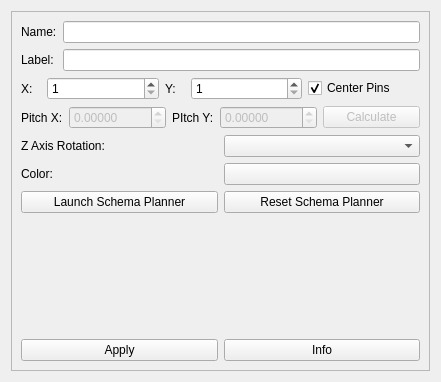
<?xml version="1.0" encoding="UTF-8"?>
<ui version="4.0">
 <class>RGGEditAssemblyParameters</class>
 <widget class="QWidget" name="RGGEditAssemblyParameters">
  <property name="geometry">
   <rect>
    <x>0</x>
    <y>0</y>
    <width>441</width>
    <height>382</height>
   </rect>
  </property>
  <property name="windowTitle">
   <string>Form</string>
  </property>
  <layout class="QGridLayout" name="gridLayout_3">
   <item row="0" column="0">
    <widget class="QScrollArea" name="scrollArea">
     <property name="widgetResizable">
      <bool>true</bool>
     </property>
     <widget class="QWidget" name="scrollAreaWidgetContents">
      <property name="geometry">
       <rect>
        <x>0</x>
        <y>0</y>
        <width>421</width>
        <height>362</height>
       </rect>
      </property>
      <layout class="QVBoxLayout" name="verticalLayout">
       <item>
        <layout class="QGridLayout" name="nameLabelLayout">
         <item row="0" column="0">
          <widget class="QLabel" name="labelLabel">
           <property name="text">
            <string>Name:</string>
           </property>
          </widget>
         </item>
         <item row="1" column="0">
          <widget class="QLabel" name="nameLabel">
           <property name="text">
            <string>Label:</string>
           </property>
          </widget>
         </item>
         <item row="1" column="1">
          <widget class="QLineEdit" name="labelLineEdit"/>
         </item>
         <item row="0" column="1">
          <widget class="QLineEdit" name="nameLineEdit"/>
         </item>
        </layout>
       </item>
       <item>
        <layout class="QHBoxLayout" name="latticeLayout">
         <item>
          <widget class="QLabel" name="latticeXLabel">
           <property name="sizePolicy">
            <sizepolicy hsizetype="Fixed" vsizetype="Minimum">
             <horstretch>0</horstretch>
             <verstretch>0</verstretch>
            </sizepolicy>
           </property>
           <property name="minimumSize">
            <size>
             <width>20</width>
             <height>0</height>
            </size>
           </property>
           <property name="maximumSize">
            <size>
             <width>5</width>
             <height>16777215</height>
            </size>
           </property>
           <property name="text">
            <string>X:</string>
           </property>
          </widget>
         </item>
         <item>
          <widget class="QSpinBox" name="latticeXSpinBox">
           <property name="minimum">
            <number>1</number>
           </property>
           <property name="maximum">
            <number>999</number>
           </property>
          </widget>
         </item>
         <item>
          <widget class="QLabel" name="latticeYLabel">
           <property name="sizePolicy">
            <sizepolicy hsizetype="Fixed" vsizetype="Preferred">
             <horstretch>0</horstretch>
             <verstretch>0</verstretch>
            </sizepolicy>
           </property>
           <property name="minimumSize">
            <size>
             <width>20</width>
             <height>0</height>
            </size>
           </property>
           <property name="text">
            <string>Y:</string>
           </property>
          </widget>
         </item>
         <item>
          <widget class="QSpinBox" name="latticeYSpinBox">
           <property name="minimum">
            <number>1</number>
           </property>
           <property name="maximum">
            <number>999</number>
           </property>
          </widget>
         </item>
         <item>
          <widget class="QCheckBox" name="centerPinsCheckbox">
           <property name="text">
            <string>Center Pins</string>
           </property>
           <property name="checked">
            <bool>true</bool>
           </property>
          </widget>
         </item>
        </layout>
       </item>
       <item>
        <layout class="QHBoxLayout" name="pitchLayout">
         <item>
          <widget class="QLabel" name="pitchXLabel">
           <property name="sizePolicy">
            <sizepolicy hsizetype="Fixed" vsizetype="Preferred">
             <horstretch>0</horstretch>
             <verstretch>0</verstretch>
            </sizepolicy>
           </property>
           <property name="minimumSize">
            <size>
             <width>5</width>
             <height>0</height>
            </size>
           </property>
           <property name="text">
            <string>Pitch X:</string>
           </property>
          </widget>
         </item>
         <item>
          <widget class="QDoubleSpinBox" name="pitchXSpinBox">
           <property name="enabled">
            <bool>false</bool>
           </property>
           <property name="decimals">
            <number>5</number>
           </property>
          </widget>
         </item>
         <item>
          <widget class="QLabel" name="pitchYLabel">
           <property name="sizePolicy">
            <sizepolicy hsizetype="Fixed" vsizetype="Preferred">
             <horstretch>0</horstretch>
             <verstretch>0</verstretch>
            </sizepolicy>
           </property>
           <property name="minimumSize">
            <size>
             <width>10</width>
             <height>0</height>
            </size>
           </property>
           <property name="text">
            <string>PItch Y:</string>
           </property>
          </widget>
         </item>
         <item>
          <widget class="QDoubleSpinBox" name="pitchYSpinBox">
           <property name="enabled">
            <bool>false</bool>
           </property>
           <property name="decimals">
            <number>5</number>
           </property>
          </widget>
         </item>
         <item>
          <widget class="QPushButton" name="calculatePitchButton">
           <property name="enabled">
            <bool>false</bool>
           </property>
           <property name="text">
            <string>Calculate</string>
           </property>
          </widget>
         </item>
        </layout>
       </item>
       <item>
        <layout class="QGridLayout" name="gridLayout_2">
         <item row="1" column="0">
          <widget class="QLabel" name="zAxisRotationLabel">
           <property name="text">
            <string>Z Axis Rotation:</string>
           </property>
          </widget>
         </item>
         <item row="1" column="1">
          <widget class="QComboBox" name="zAxisRotationComboBox"/>
         </item>
         <item row="3" column="0">
          <widget class="QPushButton" name="launchSchemaButton">
           <property name="text">
            <string>Launch Schema Planner</string>
           </property>
          </widget>
         </item>
         <item row="3" column="1">
          <widget class="QPushButton" name="resetSchemaPlannerButton">
           <property name="toolTip">
            <string>&lt;html&gt;&lt;head/&gt;&lt;body&gt;&lt;p&gt;Reset the Schema Planner to an original state where each apply process would create a new one.&lt;/p&gt;&lt;/body&gt;&lt;/html&gt;</string>
           </property>
           <property name="text">
            <string>Reset Schema Planner</string>
           </property>
          </widget>
         </item>
         <item row="2" column="0">
          <widget class="QLabel" name="colorLabel">
           <property name="text">
            <string>Color:</string>
           </property>
          </widget>
         </item>
         <item row="2" column="1">
          <widget class="qtColorButton" name="chooseColorButton">
           <property name="text">
            <string/>
           </property>
          </widget>
         </item>
        </layout>
       </item>
       <item>
        <spacer name="verticalSpacer">
         <property name="orientation">
          <enum>Qt::Vertical</enum>
         </property>
         <property name="sizeHint" stdset="0">
          <size>
           <width>20</width>
           <height>40</height>
          </size>
         </property>
        </spacer>
       </item>
       <item>
        <layout class="QGridLayout" name="gridLayout_4">
         <item row="1" column="0">
          <widget class="QPushButton" name="applyButton">
           <property name="text">
            <string>Apply</string>
           </property>
          </widget>
         </item>
         <item row="1" column="1">
          <widget class="QPushButton" name="infoButton">
           <property name="text">
            <string>Info</string>
           </property>
          </widget>
         </item>
        </layout>
       </item>
      </layout>
     </widget>
    </widget>
   </item>
  </layout>
 </widget>
 <customwidgets>
  <customwidget>
   <class>qtColorButton</class>
   <extends>QPushButton</extends>
   <header>smtk/session/rgg/qt/qtColorButton.h</header>
  </customwidget>
 </customwidgets>
 <resources/>
 <connections/>
</ui>
